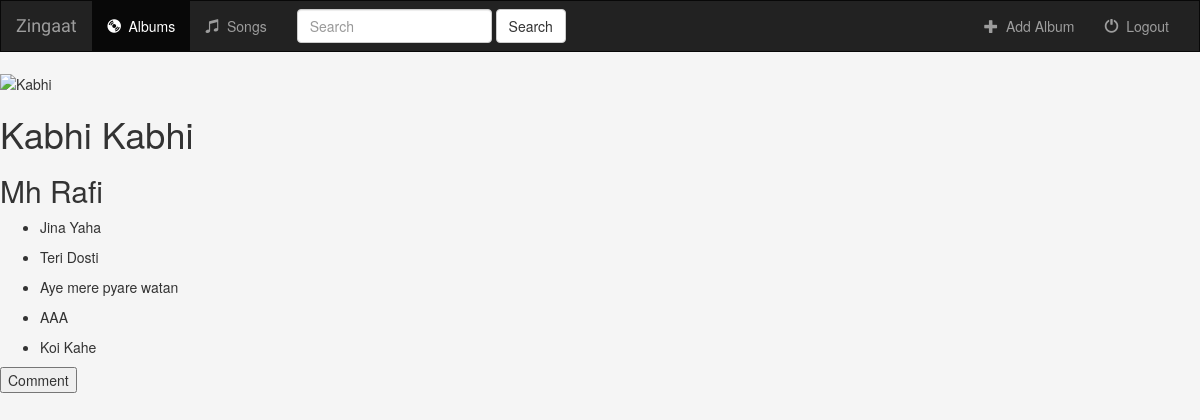
The app's page /music/1/ with its own data.
### music/models.py (models this page shows, shortened)
class Album(models.Model):
	artist = models.CharField(max_length=250, help_text='Artist Name who Song the Songs')
	album_title = models.CharField(max_length=500, help_text='Album Name')
	genere = models.CharField(max_length=100, help_text='Genere: Classic, Rock etc.')
	album_logo = models.CharField(max_length=1000, help_text='Logo of Album must be an "url"')

class Song(models.Model):
	SONG_TYPE = (
		('-1', 'Select Type'),
		('mp3', 'Audio'),
		('mp4', 'Mobile Video'),
		('3gp', 'LQ Video'),
		('hd', 'HD Video')
	)
	album = models.ForeignKey(Album, on_delete=models.CASCADE, verbose_name='album name')
	file_type = models.CharField(max_length=10, choices=SONG_TYPE, default='-1')
	song_title = models.CharField(max_length=250)
	is_favourite = models.BooleanField(default=False)

### music/views.py (the view)
class DetailView(generic.DetailView):
	model = Album
	template_name = 'music/detail.html' #music/album_detail.html-autogenerated template name

### music/templates/music/detail.html (shortened to what this page needs)
{% extends 'music/base.html' %}
{% block body %}
	<img src={{"album.album_logo"}} alt={{album.album_title}} style={{"width:128px; height: 128px"}}>
	<h1>{{ album.album_title }}</h1>
	<h2>{{ album.artist}}</h2>
	{% for song in album.song_set.all %}
		<ul>
			<li>{{song.song_title}}</li>
		</ul>
	{% endfor %}
	<form action="" method="POST">
		<input type="button" value="Comment" id="commentBtn" />
	</form>
{% endblock %}

### music/static/music/style.css (style rules this page uses)
body { background-image: url("images/background.png"); }

### records on screen
Album: album_title "Kabhi Kabhi", artist "Mh Rafi"
Song: song_title "Jina Yaha"
Song: song_title "Teri Dosti"
Song: song_title "Aye mere pyare watan"
Song: song_title "AAA"
Song: song_title "Koi Kahe"
